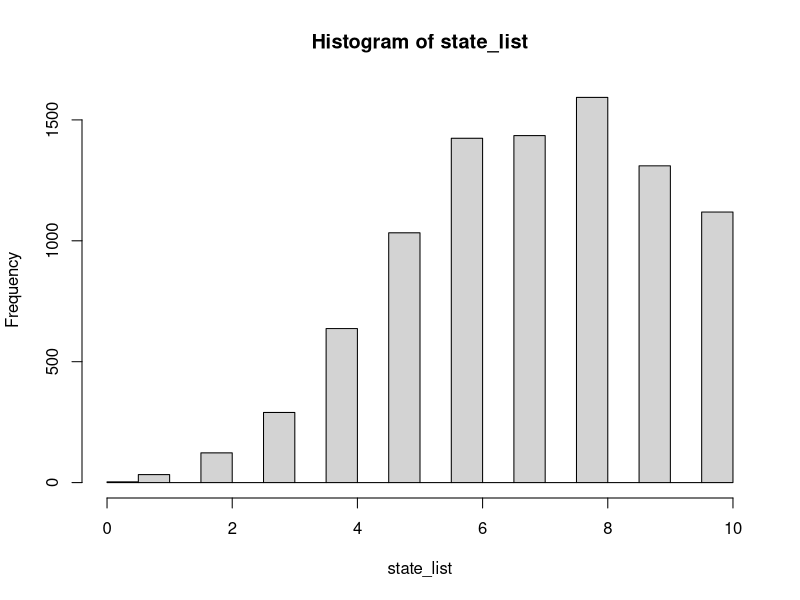
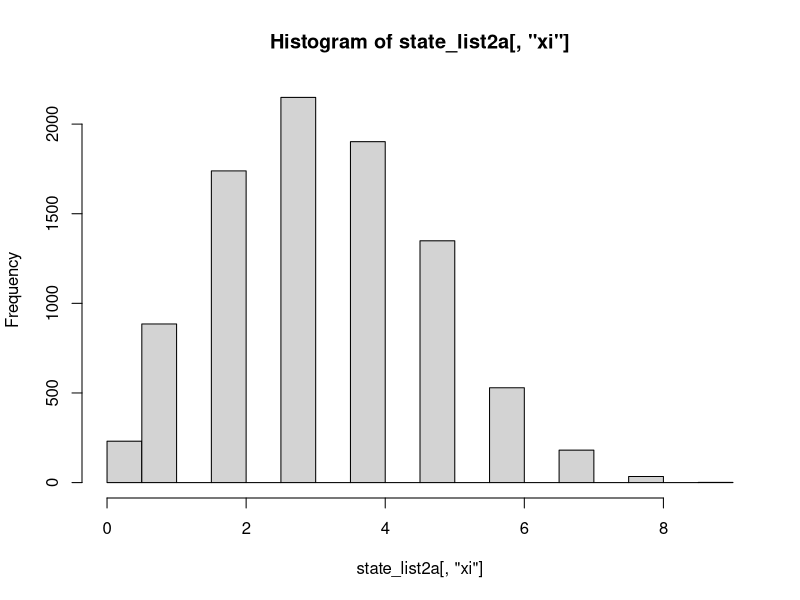
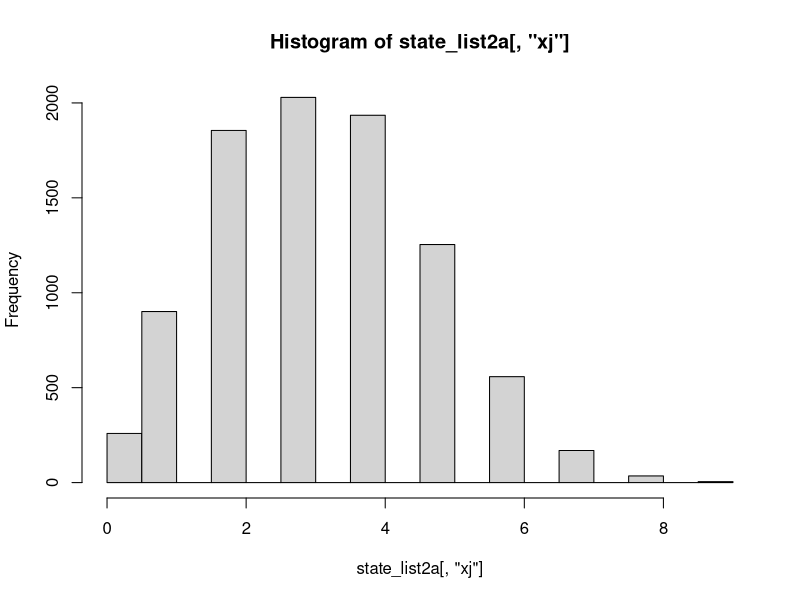
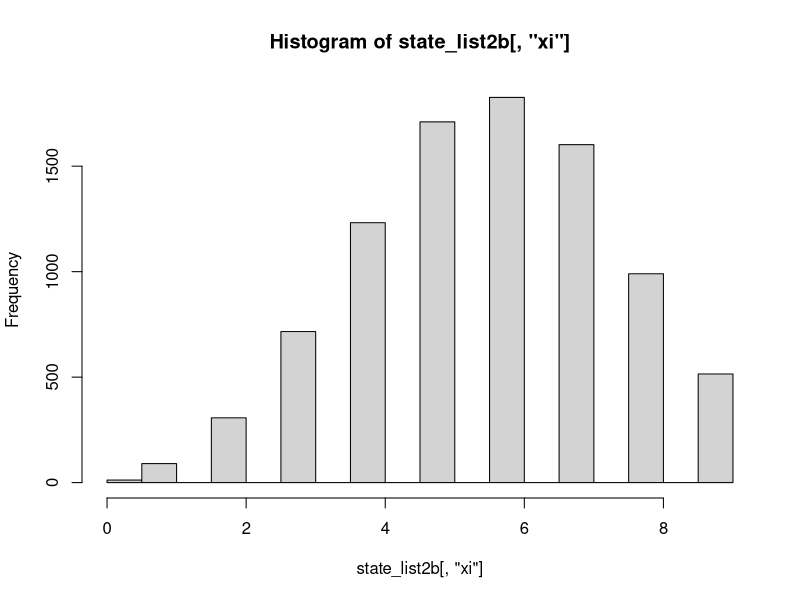
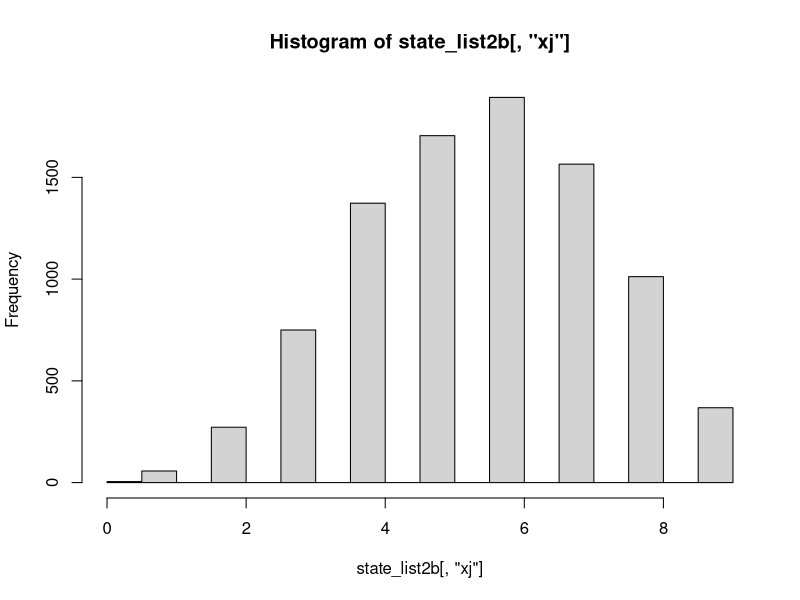

Recreate these plots in R, in order. (Note: this script raises an error after producing the figures.)
### Exercise 6

m <- 10
mean_service_time <- 8
mean_time_between_customers <- 1
A <- mean_time_between_customers * mean_service_time

num_costumers <- 10000
num_simulations <- 10

#### Functions ####
#### chi test 1D
chi_test_statistic <- function(data, n_classes){
  I <- seq(0,10,1)
  gI <- g(I)
  
  n_observed <- table(data)
  n_expected <- gI/sum(gI) * length(data)
  T = sum((n_observed-n_expected)^2/n_expected)
  return(T)
}

chi_test <- function(data, df, n_classes){ #df = degrees of freedom
  test_stat <- chi_test_statistic(data, n_classes)
  p_val <- 1 - pchisq(test_stat, df) 
  return(p_val)
}

#### chi test 2D
chi_test_statistic_2d <- function(data_matrix, n_classes){
  gij <- matrix(nrow=11,ncol=11)
  for(i in 0:10){
    for(j in 0:10){
      gij[i+1,j+1] <- g2(i,j)
      if(i+j>10){
        gij[i+1,j+1] <- 0
      }
    }
  }
  
  #gij_t=t(apply(gij,1,rev))
  #gij_vect=c(gij_t[upper.tri(gij_t,diag=TRUE)])
  
  #data_matrix_t <- t(apply(data_matrix,1,rev))
  #data_matrix_upper <- c(data_matrix[upper.tri(data_matrix,diag=TRUE)])
  
  n_observed <- data_matrix
  n_expected <- gij/sum(gij) * sum(data_matrix)
  matrix <- (n_observed-n_expected)^2/n_expected
  matrix[is.nan(matrix)] <- 0
  matrix[!is.finite(matrix)] <- 0
  T = sum(matrix)
  return(T)
}

chi_test_2d <- function(data, df, n_classes){ #df = degrees of freedom
  test_stat <- chi_test_statistic_2d(data, n_classes)
  p_val <- 1 - pchisq(test_stat, df) 
  return(p_val)
}

#### 1. Metropolis-Hastings ####
g <- function(i){
  A <- 1*8
  P <- A^i/factorial(i)
  return(P)
}

I <- seq(0,10,1)
gi <- g(I)

library(purrr)
x <- vector()
x[1] <- 1

for(i in 1:(num_costumers-1)){
  y <- rdunif(1,a=0,b=m)
  frac <- g(y)/g(x[i])
  prob <- runif(1)
  if(frac>=prob){
    x[i+1] <- y
  }
  if(frac<prob){
    x[i+1] <- x[i]
  }
}

# remove first 1000 for burn in period
state_list <- x[1001:10000]
hist(state_list)

test_stat_1 <- chi_test_statistic(state_list, n_classes=11)
chi_test_1 <- chi_test(state_list, df=11-1, n_classes=11)

#### 2. Joint ####
g2 <- function(i,j){
  A1 <- 4
  A2 <- 4
  P <- A1^i/factorial(i) * A2^j/factorial(j)
  return(P)
}

gij <- matrix(nrow=11,ncol=11)
for(i in 0:10){
  for(j in 0:10){
    gij[i+1,j+1] <- g2(i,j)
    if(i+j>10){
      gij[i+1,j+1] <- 0
    }
  }
}

# (a)
m <- 10
xi <- vector()
xj <- vector()

xi[1] <- 1
xj[1] <- 1

for(i in 1:(num_costumers-1)){
  yi <- m
  yj <- m
  while(yi+yj>=m){
    yi <- rdunif(1,a=0,b=m)
    yj <- rdunif(1,a=0,b=m)
  }
  frac <- g2(yi,yj)/g2(xi[i],xj[i])
  
  prob <- runif(1)
  # if(frac>1){           #fjernes da y
  #   xi[i+1] <- yi
  #   xj[i+1] <- yj
  # }
  if(frac>=prob){ 
    xi[i+1] <- yi
    xj[i+1] <- yj
  }
  if(frac<prob){
    xi[i+1] <- xi[i]
    xj[i+1] <- xj[i]
  }
}

state_list2a <- matrix(c(xi[1001:10000],xj[1001:10000]),ncol=2)
state_matrix2a <- matrix(table(factor(xi[1001:10000], levels=0:10), factor(xj[1001:10000], levels=0:10)), ncol=11)
colnames(state_list2a) <- c("xi", "xj")

hist(state_list2a[,"xi"])
hist(state_list2a[,"xj"])

test_stat_2a <- chi_test_statistic_2d(state_matrix2a, n_classes=11)
chi_test_2a <- chi_test_2d(state_matrix2a, df=11-1, n_classes=11)


# (b)
m <- 10
xi <- vector()
xj <- vector()

xi[1] <- 1
xj[1] <- 1

for(i in 1:(num_costumers-1)){
  yi <- m
  yj <- m
  while(yi+yj>=m){
    yi <- rdunif(1,a=0,b=m)
    yj <- rdunif(1,a=0,b=m)
  }
  frac_i <- g(yi)/g(xi[i])
  frac_j <- g(yj)/g(xj[i])
  
  prob <- runif(1)
  if(frac_i>=prob){
    xi[i+1] <- yi
  }
  if(frac_j>=prob){
    xj[i+1] <- yj
  }
  
  
  if(frac_i<prob){
    xi[i+1] <- xi[i]
  }
  if(frac_j<prob){
    xj[i+1] <- xj[i]
  }
}

state_list2b <- matrix(c(xi[1001:10000],xj[1001:10000]),ncol=2)
state_matrix2b <- matrix(table(factor(xi[1001:10000], levels=0:10), factor(xj[1001:10000], levels=0:10)), ncol=11)
colnames(state_list2b) <- c("xi", "xj")

hist(state_list2b[,"xi"])
hist(state_list2b[,"xj"])


test_stat_2b <- chi_test_statistic_2d(state_matrix2b, n_classes=11)
chi_test_2b <- chi_test_2d(state_matrix2b, df=11-1, n_classes=11)

## Summarize
test_stats <- matrix(c(test_stat_1, test_stat_2a, test_stat_2b),ncol=3)
colnames(test_stats) <- c("1D", "2D", "2D coodinate-wise")
rownames(test_stats) <- c("test stat")
print(test_stats)

chi_tests <- matrix(c(chi_test_1, chi_test_2a, chi_test_2b),ncol=3)
colnames(chi_tests) <- c("1D", "2D", "2D coodinate-wise")
rownames(chi_tests) <- c("p-value")
print(chi_tests)


# (c)


#### 3. wtf ####

# (a)
# standard_normal <- function(x,y,rho){
#   pdf <- 1/(2*pi*sqrt(1-rho^2)) * exp(-1/(2*(1-rho^2)) * (x^2-2*rho*x*y+y^2))
#   return(pdf)
# }

generate_X <- function(n,rho){
  z1 <- rnorm(n)
  z2 <- rnorm(n)

  xi <- z1
  gamma <- rho*z2 + sqrt(1-rho^2)*z2
  
  theta <- exp(xsi)
  psi <- exp(gamma)
  
  pairs <- matrix(c(xi,gamma), ncol=2)
  colnames(pairs) <- c("xsi", "gamma")
  
  return(pairs)
}


# (b)
rho <- 1/2
n <- 10
generate_X(n,rho)

# (c)

set.seed(123)  # For reproducibility

# Generate a pair (θ, ψ) from the prior distribution
xi <- rnorm(1)
gamma <- 
theta <- exp(xi)
psi <- exp(gamma)

# Generate n = 10 observations from N(θ, ψ)
rho <- 1/2
n <- 10
X <- generate_X(n,rho) #<- rnorm(n, mean=theta, sd=sqrt(psi))

# Compute sample mean and variance
x_bar <- mean(X)
s_squared <- var(X)

# Posterior distribution parameters
posterior_theta_mean <- x_bar
posterior_theta_sd <- sqrt(psi / n)
posterior_psi_scale <- n * s_squared / (n - 1)

# Sample from the posterior distribution using Gibbs sampling or other MCMC method
library(MCMCpack)

# Initial values
theta_post <- rnorm(1, mean=posterior_theta_mean, sd=posterior_theta_sd)
psi_post <- posterior_psi_scale / rchisq(1, df=n-1)

# Perform Gibbs sampling
iterations <- 10000
theta_samples <- numeric(iterations)
psi_samples <- numeric(iterations)

for (i in 1:iterations) {
  # Sample Θ given Ψ and data
  theta_post <- rnorm(1, mean=posterior_theta_mean, sd=sqrt(psi_post / n))
  
  # Sample Ψ given Θ and data
  psi_post <- (n * s_squared) / rchisq(1, df=n-1)
  
  # Store samples
  theta_samples[i] <- theta_post
  psi_samples[i] <- psi_post
}

# Summarize posterior samples
summary(theta_samples)
summary(psi_samples)

# Plot posterior samples
par(mfrow=c(2, 1))
hist(theta_samples, main="Posterior of Θ", xlab="Θ", breaks=30)
hist(psi_samples, main="Posterior of Ψ", xlab="Ψ", breaks=30)
